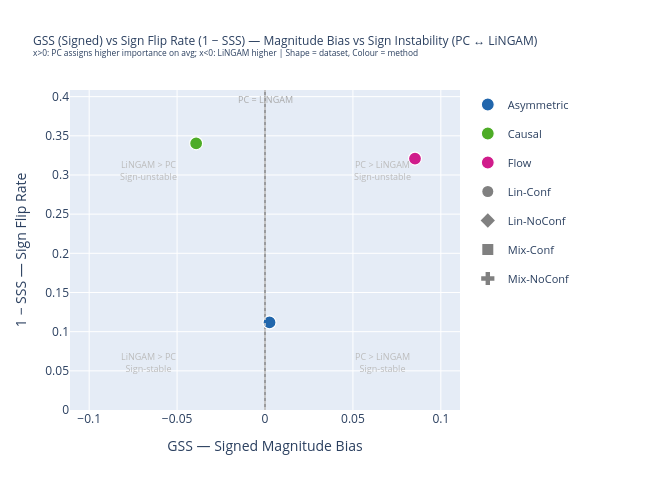

The notebook cell this image was saved under:
### Code cell
# ── Cross-evaluation: GSS vs (1 − SSS) scatter ────────────────────────────────
# x: GSS (signed)   — positive = PC assigns higher importance on average
#                     negative = LiNGAM assigns higher importance on average
# y: 1 − MeanSSS    — sign flip rate between PC and LiNGAM
df_cross = df_gss[["Dataset", "Method", "MeanGSS"]].merge(
    df_sss[["Dataset", "Method", "MeanSSS"]],
    on=["Dataset", "Method"],
)
df_cross["SignFlipRate"] = 1 - df_cross["MeanSSS"]

DATASET_MARKERS = {
    "Lin-Conf":   "circle",
    "Lin-NoConf": "diamond",
    "Mix-Conf":   "square",
    "Mix-NoConf": "cross",
}

fig_cross = go.Figure()
SEEN_METHODS  = set()
SEEN_DATASETS = set()

for _, row in df_cross.iterrows():
    meth = row["Method"]
    ds   = row["Dataset"]
    show_meth = meth not in SEEN_METHODS
    SEEN_METHODS.add(meth)

    fig_cross.add_trace(go.Scatter(
        x    = [row["MeanGSS"]],
        y    = [row["SignFlipRate"]],
        mode = "markers",
        name = meth,
        legendgroup = meth,
        showlegend  = show_meth,
        marker = dict(
            color  = METHOD_COLORS[meth],
            symbol = DATASET_MARKERS.get(ds, "circle"),
            size   = 13,
            line   = dict(width=1.2, color="white"),
        ),
        hovertemplate=(
            f"<b>{meth}</b><br>"
            f"Dataset: {ds}<br>"
            "GSS (signed magnitude bias): %{x:.4f}<br>"
            "Sign flip rate (1−SSS): %{y:.3f}<extra></extra>"
        ),
    ))

# Dataset shape legend (invisible traces)
for ds_label, symbol in DATASET_MARKERS.items():
    fig_cross.add_trace(go.Scatter(
        x=[None], y=[None], mode="markers",
        name=ds_label,
        legendgroup=f"ds_{ds_label}",
        showlegend=True,
        marker=dict(color="gray", symbol=symbol, size=11),
    ))

# Symmetric x-axis range around 0 (GSS is signed)
gss_abs_max = df_cross["MeanGSS"].abs().max() * 1.3
y_max       = df_cross["SignFlipRate"].max() * 1.2

# Vertical reference line at x=0 (zero bias between PC and LiNGAM)
fig_cross.add_vline(
    x=0, line=dict(dash="dot", color="lightgray", width=1.5)
)
fig_cross.add_annotation(
    x=0, y=y_max * 0.97, text="PC = LiNGAM", showarrow=False,
    font=dict(size=9, color="#aaaaaa"), xanchor="center",
)

# Quadrant labels
for qx, qy, label in [
    (-gss_abs_max * 0.6, y_max * 0.75, "LiNGAM > PC<br>Sign-unstable"),
    ( gss_abs_max * 0.6, y_max * 0.75, "PC > LiNGAM<br>Sign-unstable"),
    (-gss_abs_max * 0.6, y_max * 0.15, "LiNGAM > PC<br>Sign-stable"),
    ( gss_abs_max * 0.6, y_max * 0.15, "PC > LiNGAM<br>Sign-stable"),
]:
    fig_cross.add_annotation(
        x=qx, y=qy, text=label, showarrow=False,
        font=dict(size=9, color="#bbbbbb"), align="center",
    )

fig_cross.update_layout(
    title=dict(
        text="GSS (Signed) vs Sign Flip Rate (1 − SSS) — Magnitude Bias vs Sign Instability (PC ↔ LiNGAM)<br>"
             "<sup>x>0: PC assigns higher importance on avg; x<0: LiNGAM higher | Shape = dataset, Colour = method</sup>",
        font=dict(size=12),
    ),
    xaxis=dict(
        title="GSS — Signed Magnitude Bias",
        range=[-gss_abs_max, gss_abs_max],
        zeroline=True, zerolinewidth=1.5, zerolinecolor="gray",
    ),
    yaxis=dict(
        title="1 − SSS — Sign Flip Rate",
        range=[0, y_max],
        zeroline=False,
    ),
    height=480, width=660,
    legend=dict(x=1.02, y=1, xanchor="left", font=dict(size=11)),
    margin=dict(l=70, r=200, t=90, b=70),
)
fig_cross.show()

### Figure 1 — Plotly figure (JSON) as saved in the notebook; plotly's stock layout.template omitted (floating-point values rounded to 4 significant figures)
{"data": [{"hovertemplate": "<b>Asymmetric</b><br>Dataset: Lin-Conf<br>GSS (signed magnitude bias): %{x:.4f}<br>Sign flip rate (1−SSS): %{y:.3f}<extra></extra>", "legendgroup": "Asymmetric", "marker": {"color": "#2166ac", "line": {"color": "white", "width": 1.2}, "size": 13, "symbol": "circle"}, "mode": "markers", "name": "Asymmetric", "showlegend": true, "type": "scatter", "x": [0.002579], "y": [0.1118]}, {"hovertemplate": "<b>Causal</b><br>Dataset: Lin-Conf<br>GSS (signed magnitude bias): %{x:.4f}<br>Sign flip rate (1−SSS): %{y:.3f}<extra></extra>", "legendgroup": "Causal", "marker": {"color": "#4dac26", "line": {"color": "white", "width": 1.2}, "size": 13, "symbol": "circle"}, "mode": "markers", "name": "Causal", "showlegend": true, "type": "scatter", "x": [-0.03916], "y": [0.3404]}, {"hovertemplate": "<b>Flow</b><br>Dataset: Lin-Conf<br>GSS (signed magnitude bias): %{x:.4f}<br>Sign flip rate (1−SSS): %{y:.3f}<extra></extra>", "legendgroup": "Flow", "marker": {"color": "#d01c8b", "line": {"color": "white", "width": 1.2}, "size": 13, "symbol": "circle"}, "mode": "markers", "name": "Flow", "showlegend": true, "type": "scatter", "x": [0.08531], "y": [0.3209]}, {"legendgroup": "ds_Lin-Conf", "marker": {"color": "gray", "size": 11, "symbol": "circle"}, "mode": "markers", "name": "Lin-Conf", "showlegend": true, "type": "scatter", "x": [null], "y": [null]}, {"legendgroup": "ds_Lin-NoConf", "marker": {"color": "gray", "size": 11, "symbol": "diamond"}, "mode": "markers", "name": "Lin-NoConf", "showlegend": true, "type": "scatter", "x": [null], "y": [null]}, {"legendgroup": "ds_Mix-Conf", "marker": {"color": "gray", "size": 11, "symbol": "square"}, "mode": "markers", "name": "Mix-Conf", "showlegend": true, "type": "scatter", "x": [null], "y": [null]}, {"legendgroup": "ds_Mix-NoConf", "marker": {"color": "gray", "size": 11, "symbol": "cross"}, "mode": "markers", "name": "Mix-NoConf", "showlegend": true, "type": "scatter", "x": [null], "y": [null]}], "layout": {"annotations": [{"font": {"color": "#aaaaaa", "size": 9}, "showarrow": false, "text": "PC = LiNGAM", "x": 0, "xanchor": "center", "y": 0.3962}, {"align": "center", "font": {"color": "#bbbbbb", "size": 9}, "showarrow": false, "text": "LiNGAM > PC<br>Sign-unstable", "x": -0.06654, "y": 0.3064}, {"align": "center", "font": {"color": "#bbbbbb", "size": 9}, "showarrow": false, "text": "PC > LiNGAM<br>Sign-unstable", "x": 0.06654, "y": 0.3064}, {"align": "center", "font": {"color": "#bbbbbb", "size": 9}, "showarrow": false, "text": "LiNGAM > PC<br>Sign-stable", "x": -0.06654, "y": 0.06127}, {"align": "center", "font": {"color": "#bbbbbb", "size": 9}, "showarrow": false, "text": "PC > LiNGAM<br>Sign-stable", "x": 0.06654, "y": 0.06127}], "height": 480, "legend": {"font": {"size": 11}, "x": 1.02, "xanchor": "left", "y": 1}, "margin": {"b": 70, "l": 70, "r": 200, "t": 90}, "shapes": [{"line": {"color": "lightgray", "dash": "dot", "width": 1.5}, "type": "line", "x0": 0, "x1": 0, "xref": "x", "y0": 0, "y1": 1, "yref": "y domain"}], "title": {"font": {"size": 12}, "text": "GSS (Signed) vs Sign Flip Rate (1 − SSS) — Magnitude Bias vs Sign Instability (PC ↔ LiNGAM)<br><sup>x>0: PC assigns higher importance on avg; x<0: LiNGAM higher | Shape = dataset, Colour = method</sup>"}, "width": 660, "xaxis": {"range": [-0.1109, 0.1109], "title": {"text": "GSS — Signed Magnitude Bias"}, "zeroline": true, "zerolinecolor": "gray", "zerolinewidth": 1.5}, "yaxis": {"range": [0, 0.4085], "title": {"text": "1 − SSS — Sign Flip Rate"}, "zeroline": false}}}
